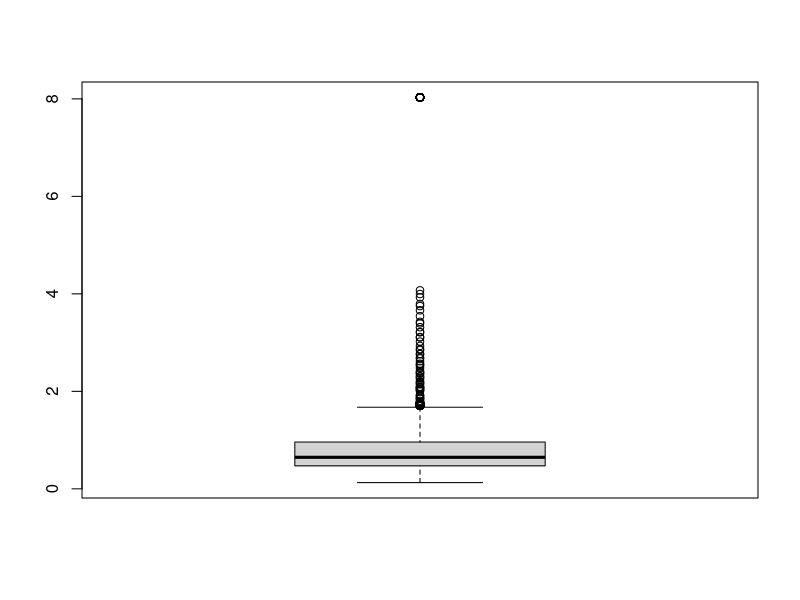

R code for this plot:
library(geepack)
library(dplyr)
library(rlang)
setwd("/Users/fanxia/Dropbox/covid/")
#source("msmweight.R")
filldata <- read.csv("filldata3045.csv",header = T)[,-1]
xy <- read.csv("xy3045.csv",header = T)[,-1]

# confounders=c("Physicians.per","area","election","gdp.2019","pop.2019q4","inc.2019q4",
# "Number.Homeless..2019.", "Percent.at.risk.for.serious.illness.due.to.COVID","Percent.living.under.the.federal.poverty.line..2018.",
# "Percent.Unemployed..2018.","All.cause.deaths.2018","Date.closed.K.12.schools","Closed.non.essential.businesses","Closed.restaurants.except.take.out" ,
# "Mandate.face.mask.use.by.all.individuals.in.public.spaces",
# "Mandate.face.mask.use.by.employees.in.public.facing.businesses",
# "State.of.emergency","sumcase")
confounders=c("Physicians.num","area","election","gdp.2019","pop.2019q4","inc.2019q4",
              "sumcase","Population.Staying.at.Home","days",
              "Date.closed.K.12.schools","Closed.non.essential.businesses",
              "Mandate.face.mask.use.by.employees.in.public.facing.businesses",
              "State.of.emergency","totalTestResults")
tvconfounders = c("Date.closed.K.12.schools","Closed.non.essential.businesses",
                  "Mandate.face.mask.use.by.employees.in.public.facing.businesses",
                  "State.of.emergency","totalTestResults")
lagc <- tvconfounders
timevar <- c("relative_time")

baseline.char <- filldata %>% group_by(id) %>% slice_head(n=1)
baseline.char <- data.frame(baseline.char[,c("id",confounders)])
colnames(baseline.char) <- c("id",paste(confounders,"_base",sep=""))
basev <- paste(confounders,"_base",sep="")
#log area and GDP ??
#baseline.char$area_base <- log(baseline.char$area_base)
#baseline.char$gdp.2019_base <- log(baseline.char$gdp.2019_base)



#####merge data
dataset <- merge(xy,baseline.char,by="id",all.x = T)

#fill in NA test using 0
dataset$totalTestResults[which(is.na(dataset$totalTestResults))] <- 0
dataset$totalTestResults_base[which(is.na(dataset$totalTestResults_base))] <- 0

dataset %>% group_by(id) %>% mutate(lagx1 = lag(x,1)) ->dataset
#model 1:pooled logistics regression, numerator, without confounders
datam1 <- dataset[which(dataset$lagx1==0),]


formula.m1 <- paste0("x","~",paste(c(timevar),collapse="+"))

fitm1 <- glm(formula.m1, data=datam1,
             family = binomial(link = logit))


dataset$fitted_nom <- 0
dataset$fitted_nom[which(dataset$lagx1==0)] <- fitm1$fitted.values
dataset %>% group_by(id) %>% mutate(lagr = lag(newy,1)) -> dataset

#model 2:pooled logistic regression, denominator, with time-varying confounders
datam2 <- dataset[which(dataset$lagx1==0),]
#which(is.na(datam1), arr.ind=TRUE)

formula.m2 <- paste0("x","~",paste(c(basev,timevar,lagc,"lagr"),collapse="+"))

fitm2 <- glm(formula.m2, data=datam2,
             family = binomial(link = logit))

dataset$fitted_denom <- 0
dataset$fitted_denom[which(dataset$lagx1==0)] <- fitm2$fitted.values



#calculate weights
dataset$weightcomp_nom <- with(dataset,
                               (1-(x-lagx1))*(1-fitted_nom)+
                                 ((x-lagx1))*fitted_nom)
dataset$weightcomp_denom <- with(dataset,
                                 (1-(x-lagx1))*(1-fitted_denom)+
                                   ((x-lagx1))*fitted_denom)

dataset$weightcomp_denom[which(is.na(dataset$weightcomp_denom))] <- 1
dataset$weightcomp_nom[which(is.na(dataset$weightcomp_nom))] <- 1
dataset %>% group_by(id) %>% mutate(weight_nom=cumprod(weightcomp_nom),
                                    weight_denom=cumprod(weightcomp_denom),
                                    sw = weight_nom/weight_denom) -> weightdata

boxplot(weightdata$sw)
quantile(weightdata$sw)
mean(weightdata$sw)
sd(weightdata$sw)


weightdata <- data.frame(weightdata)
#weightdata$y[which(weightdata$y<0)] <- 0

#truncate extreme weight
# weightdata$sw <- ifelse(weightdata$sw < quantile(weightdata$sw,0.025),quantile(weightdata$sw,0.025), 
#                         ifelse(weightdata$sw > quantile(weightdata$sw,0.975),quantile(weightdata$sw,0.975),weightdata$sw))
# 
# boxplot(weightdata$sw)
# quantile(weightdata$sw)
# mean(weightdata$sw)
# sd(weightdata$sw)


formula1 <- as.formula(paste0("newy","~",paste(c("meantreat15"),collapse="+")))
#formula1mar <- as.formula(paste0("y","~",paste(c("meantreat*days",v),collapse="+")))

fit1.geeglm <- geeglm(formula1, data=weightdata,id=id,corstr = "ar1")                     
summary(fit1.geeglm)
fit2.geeglm <- geeglm(formula1, data=weightdata,id=id,corstr = "ar1",weights = sw) 
summary(fit2.geeglm)

library(doBy)
theta0.1 <- esticon(fit1.geeglm,L=c(1,0))
theta1.1 <- esticon(fit1.geeglm,L=c(0,1))
summary(theta0.1)
summary(theta1.1)

theta0.2 <- esticon(fit2.geeglm,L=c(1,0))
theta1.2 <- esticon(fit2.geeglm,L=c(0,1))
summary(theta0.2)
summary(theta1.2)


###change this part
weighted.theta <- coef(fit2.geeglm)[2]
write.csv(theta1.2,"theta.csv")
